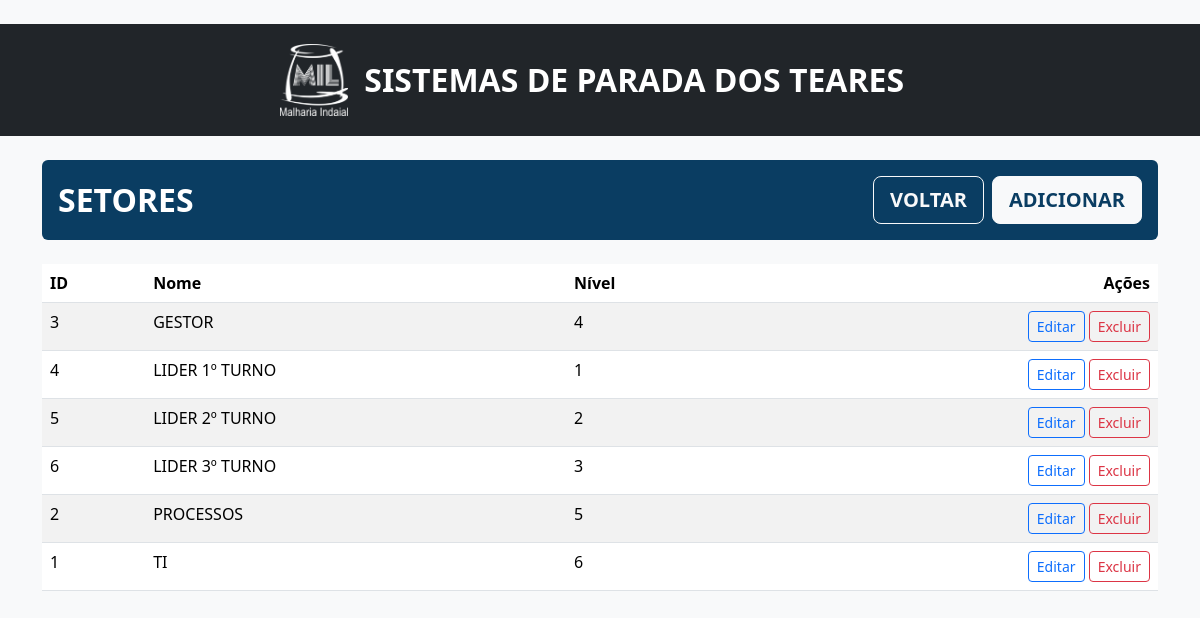
/sectors (signed in), run on the app's committed database.
### tables this page shows
CREATE TABLE sectors (
    id INTEGER PRIMARY KEY AUTOINCREMENT,
    name TEXT NOT NULL UNIQUE,
    level INTEGER NOT NULL
);

### app.py (the view)
@app.route('/sectors')
@login_required
@level_required([5, 6])
def sectors_list():
    db = get_db()
    sectors = db.execute('SELECT * FROM sectors ORDER BY name').fetchall()
    return render_template('sectors.html', sectors=sectors)

### app.py (called while the page is built)
def user_level() -> int:
    try:
        return int(session.get('level', 0))
    except Exception:
        return 0

def level_required(allowed_levels):
    def decorator(func):
        @wraps(func)
        def wrapper(*args, **kwargs):
            if user_level() not in allowed_levels:
                flash('Acesso negado.', 'danger')
                return redirect(url_for('dashboard'))
            return func(*args, **kwargs)
        return wrapper
    return decorator

def login_required(view):
    @wraps(view)
    def wrapped(*args, **kwargs):
        if 'user_id' not in session:
            flash('Faça login para continuar.', 'warning')
            return redirect(url_for('login'))
        return view(*args, **kwargs)
    return wrapped

@app.context_processor
def inject_helpers():
    return {
        'day_label': day_label,
        'format_total': format_total,
        'user_level': user_level,
        'level_allowed': level_allowed,
    }

def ensure_reasons_seed(db: sqlite3.Connection) -> None:
    existing_codes = {row['code'] for row in db.execute('SELECT code FROM reasons').fetchall()}
    missing = [(code, desc) for code, desc in REASONS_SEED if code not in existing_codes]
    if missing:
        db.executemany('INSERT OR IGNORE INTO reasons (code, description) VALUES (?, ?)', missing)
        db.commit()

### templates/sectors.html
﻿{% extends "base.html" %}
{% block content %}
<div class="d-flex align-items-center justify-content-between mb-4 p-3 rounded" style="background:#0a3d62; color:#fff;">
  <h2 class="mb-0 fw-bold text-uppercase">SETORES</h2>
  <div class="d-flex gap-2">
    <a class="btn btn-outline-light btn-lg fw-bold text-uppercase" href="{{ url_for('dashboard') }}">Voltar</a>
    <a class="btn btn-light btn-lg fw-bold text-uppercase" style="color:#0a3d62;" href="{{ url_for('sectors_create') }}">Adicionar</a>
  </div>
</div>
<table class="table table-striped">
  <thead>
    <tr>
      <th>ID</th>
      <th>Nome</th>
      <th>Nível</th>
      <th class="text-end">Ações</th>
    </tr>
  </thead>
  <tbody>
    {% for s in sectors %}
    <tr>
      <td>{{ s.id }}</td>
      <td>{{ s.name }}</td>
      <td>{{ s.level }}</td>
      <td class="text-end">
        <a class="btn btn-sm btn-outline-primary" href="{{ url_for('sectors_edit', sector_id=s.id) }}">Editar</a>
        <form method="post" action="{{ url_for('sectors_delete', sector_id=s.id) }}" class="d-inline" onsubmit="return confirm('Remover setor?');">
          <button class="btn btn-sm btn-outline-danger">Excluir</button>
        </form>
      </td>
    </tr>
    {% endfor %}
  </tbody>
</table>
{% endblock %}

### data on the page
sectors: id "3", name "GESTOR", level "4"
sectors: id "4", name "LIDER 1º TURNO", level "1"
sectors: id "5", name "LIDER 2º TURNO", level "2"
sectors: id "6", name "LIDER 3º TURNO", level "3"
sectors: id "2", name "PROCESSOS", level "5"
sectors: id "1", name "TI", level "6"
